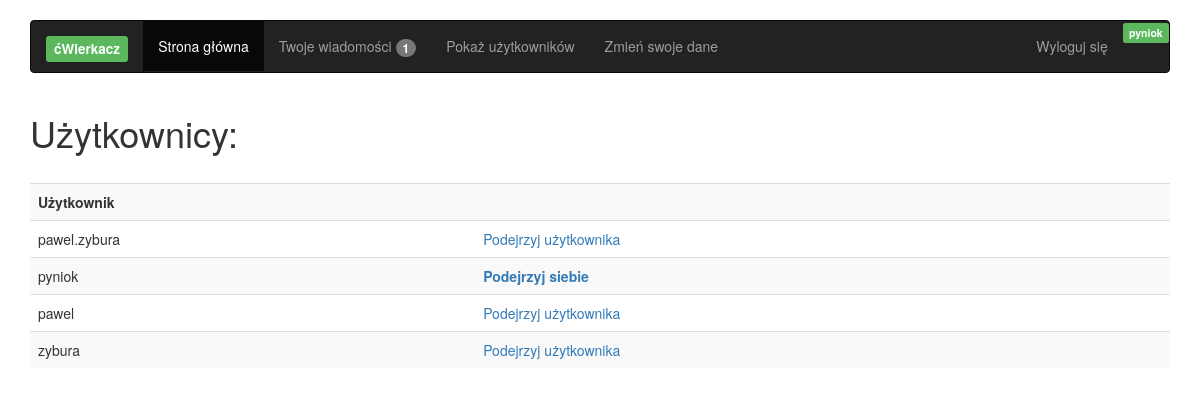
Page /showAllUsers.php (signed in) on the committed database.
### tables this page shows
CREATE TABLE IF NOT EXISTS `Users` (
  `id` int(11) NOT NULL AUTO_INCREMENT,
  `login` varchar(20) DEFAULT NULL,
  `hashed_password` char(60) NOT NULL,
  `user_description` text,
  `is_active` tinyint(4) DEFAULT NULL,
  PRIMARY KEY (`id`),
  UNIQUE KEY `login` (`login`)
);

### src/message.php (called while the page is built, shortened)
<?php
class Message
{
    public static function getNewMessages(mysqli $db_conn, $receiver_id)
    {
        $sql = "SELECT *
                FROM Messages
                WHERE receiver_id = '{$receiver_id}'
                AND is_read = 1";
        $result = $db_conn->query($sql);
        $toReturn = 0;
        foreach ($result as $item) {
            $toReturn++;
        }
        return $toReturn;
    }
}

### src/functions.php (called while the page is built, shortened)
<?php
function getUserLogin(mysqli $conn, $id) {
    $user = new User();
    $user->loadFromDB($conn, $id);
    $login = $user->getLogin();
    if($login == true) {
        return $login;
    }
    return false;
}

### src/user.php (called while the page is built, shortened)
<?php
class User
{
    static public function GetAllUsers(mysqli $db_conn)
    {
        $sql = "SELECT *
                FROM Users";
        $result = $db_conn->query($sql);
        $toReturn = [];
        if ($result != false) {
            foreach ($result as $row) {
                $newUser = new User();
                $newUser->id = $row['id'];
                $newUser->login = $row['login'];
                $newUser->hashedPassword = $row['hashed_password'];
                $newUser->description = $row['user_description'];
                $newUser->isActive = $row['is_active'];
                $toReturn[] = $newUser;
            }
        }
        return $toReturn;
    }
    private $id;
    private $login;
    public function __construct()
    {
        $this->id = -1;
        $this->login = "";
    }
    public function getId()
    {
        return $this->id;
    }
    public function getLogin()
    {
        return $this->login;
    }
    public function loadFromDB(mysqli $db_conn, $id)
    {
        $sql = "SELECT *
                FROM Users
                WHERE id=$id";
        $result = $db_conn->query($sql);
        if ($result != false) {
            if ($result->num_rows == 1) {
                $row = $result->fetch_assoc();
                $this->id = $row['id'];
                $this->login = $row['login'];
                return true;
            }
        }
    }
}

### showAllUsers.php (the view, shortened to what this page needs)
<?php
require_once __DIR__ . "/src/connection.php";
require_once __DIR__ . "/src/functions.php";
require_once __DIR__ . "/src/header.php";
$allTwitterUsers = User::GetAllUsers($db_conn);
$loggedUser = getUserLogin($db_conn, $_SESSION['loggedUserId']);
echo("<div class='container'>");
echo("<h1>Użytkownicy:</h1>");
echo("<br>");
echo "<table class='table table-striped'>";
echo "<th>Użytkownik</th><th></th>";
if (count($allTwitterUsers) > 0) {
    foreach ($allTwitterUsers as $user) {
        $idToShow = $user->getId();
        $loginToShow = $user->getLogin();
        echo "<tr>
            <td>$loginToShow</td><td>";
        if ($loggedUser == $loginToShow) {
            echo("<a href='showUser.php?idToShow={$idToShow}'><b>Podejrzyj siebie</b></a></td>");
        } else {
            echo("<a href='showUser.php?idToShow={$idToShow}'>Podejrzyj użytkownika</a></td>");
        }
        echo ("</tr>");
    }
}
echo("</div > ");
?>

### src/header.php (shortened to what this page needs)
<!DOCTYPE html>
<html>
<head>
    <link href="css/bootstrap.min.css" rel="stylesheet">
    <link href="css/justified-nav.css" rel="stylesheet">
</head>
<body>
<div class="container">
    <nav class="navbar navbar-inverse">
        <div class="container-fluid">
            <div class="navbar-header">
                <a class="navbar-brand" href="#"><span class="label label-success">ćWierkacz</span></a>
            </div>
            <ul class="nav navbar-nav">
                <?php
                if (isset($_SESSION['loggedUserId'])) {
                    $loggedUser = getUserLogin($db_conn, $_SESSION['loggedUserId']);
                    echo "<li class=\"active\"><a href=\"index.php\">Strona główna</a></li>";
                    $newMessageCount = Message::getNewMessages($db_conn, $_SESSION['loggedUserId']);
                    if ($newMessageCount > 0) {
                        $messageMenuText = "Twoje wiadomości " . "<span class='badge'>".$newMessageCount."</span>";
                    } else {
                        $messageMenuText = "Twoje wiadomości";
                    }
                    echo "<li><a href=\"showAllMessages.php\">$messageMenuText</a></li> ";
                    echo "<li><a href=\"showAllUsers.php\">Pokaż użytkowników</a></li> ";
                    echo "<li><a href=\"editUser.php\">Zmień swoje dane</a></li> ";
                    echo("</ul>");
                    echo("<ul class=\"nav navbar-nav navbar-right\">");
                        echo "<li><a href=\"logout.php\">Wyloguj się</a></li>";
                        echo "<li><span class=\"label label-success\">$loggedUser</span></li>";
                    echo("</ul>");
                }
                ?>
        </div>
    </nav>
</div>

### css/justified-nav.css (style rules this page uses)
body { padding-top: 20px; }

### rows in the picture
users: login "pyniok"
users: login "pawel.zybura"
users: login "pawel"
users: login "zybura"

### other values in the picture
$newMessageCount "1"
